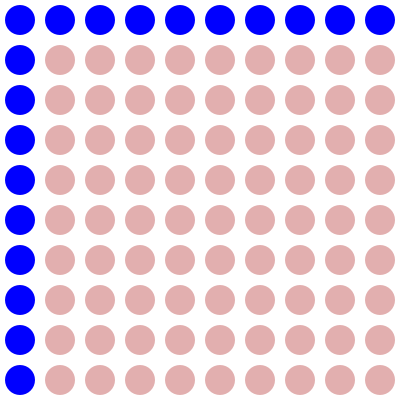
Frame 1 (no input)
Frame 60 (the mouse pressed at the canvas centre just before this capture): identical to frame 1, image omitted
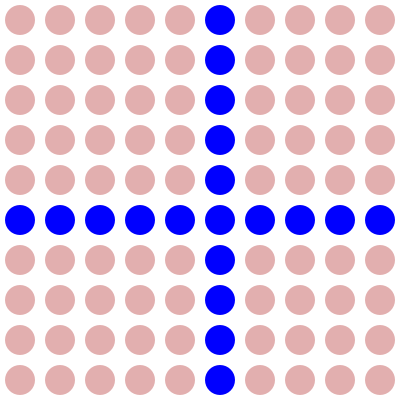
Frame 120 (the mouse held since frame 60 and released just before this capture)

The Processing sketch that drew these frames (run headless with seeded random() and noise(); from frame 60 on, the mouse is pressed at the canvas centre):

// Processing sketch: Array_Crosshair
// ── Array_Crosshair.pde
void setup()
{
  size(400, 400);
  noStroke();
  fill(180, 50, 50, 100);
}

void draw()
{
  background(255);

  for (int row=0; row<10; row = row+1)
  {
    for (int col=0; col<10; col = col+1)
    {
      if (row == mouseY/40 || col == mouseX/40) {
        fill(0, 0, 255);
      } else {
        fill(180, 50, 50, 100);
      }
      ellipse(20 + col*40, 20 + row*40, 30, 30);
    }
  }
}
